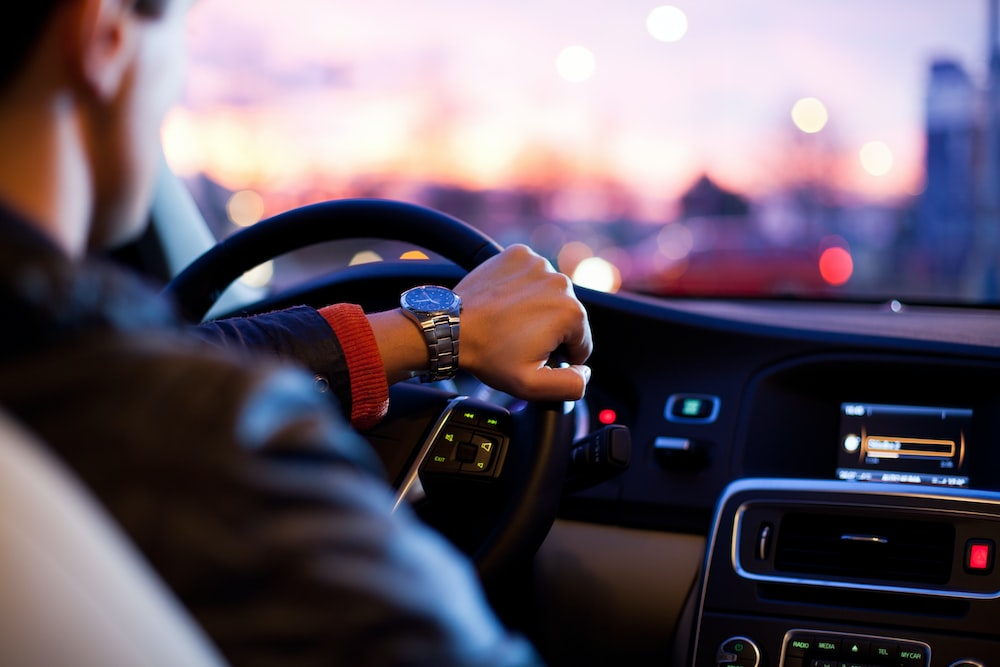
#> input picture T2.jpg, 1000 x 667 px
$ python -i Graphs.py   (imports and definitions only)   (older library calls are emulated)
#> lines starting #> are read from the running program, lines starting #| are printed output that depends on the picture
# -*- coding: utf-8 -*-
"""
Created on Tue Feb  1 15:28:39 2022

@author: Sagar
"""

def Graphs():
    import tkinter as tk

    import pandas as pd
    from PIL import Image,ImageTk
    from tkinter import ttk


    root= tk.Tk()
    '''root = tk.Toplevel()'''
    root.title("Traffic Prediction ")

    w,h = root.winfo_screenwidth(), root.winfo_screenheight()
    root.geometry("%dx%d+0+0"%(w,h))

    image4 =Image.open('T2.jpg')
#> image4 is the input picture: PIL image 1000x667 RGB; mean R, G, B 101.5, 90.1, 102.7
    image4 =image4.resize((900,900), Image.ANTIALIAS)
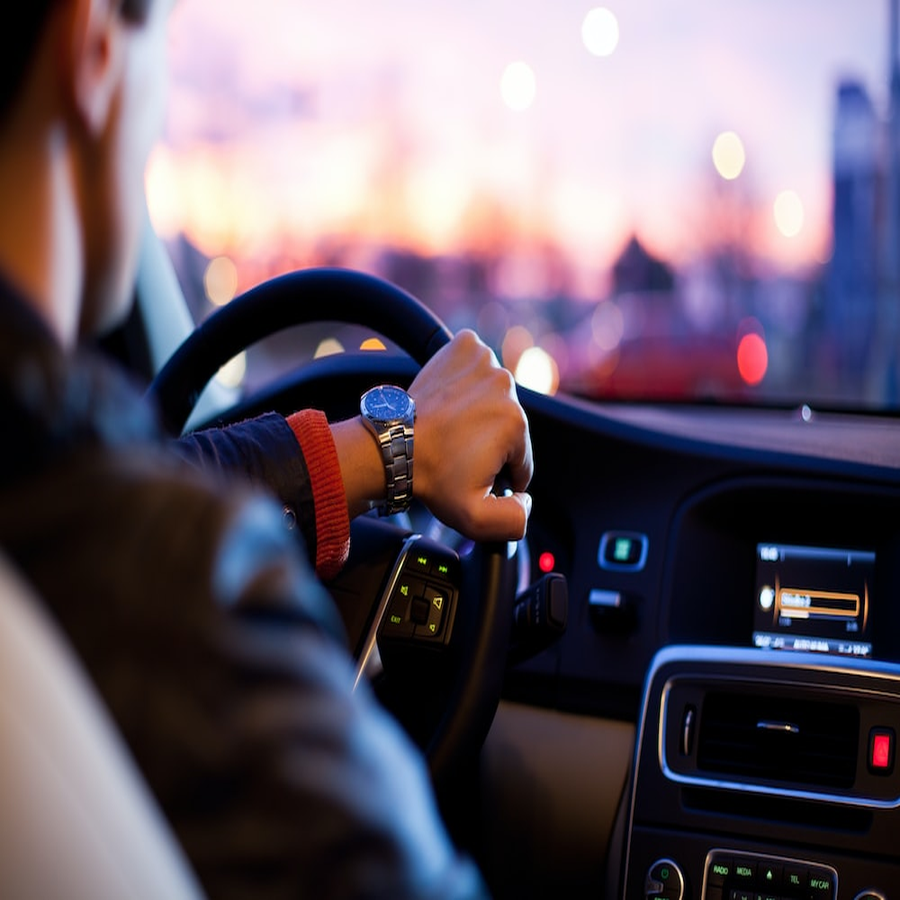
#> image4: PIL image 900x900 RGB; mean R, G, B 101.5, 90.1, 102.7

    background_image=ImageTk.PhotoImage(image4)
    background_label = tk.Label(root, image=background_image)
    background_label.image=background_image
    background_label.place(x=0, y=0)


    #############################################

    image4 =Image.open('Correlation.png')
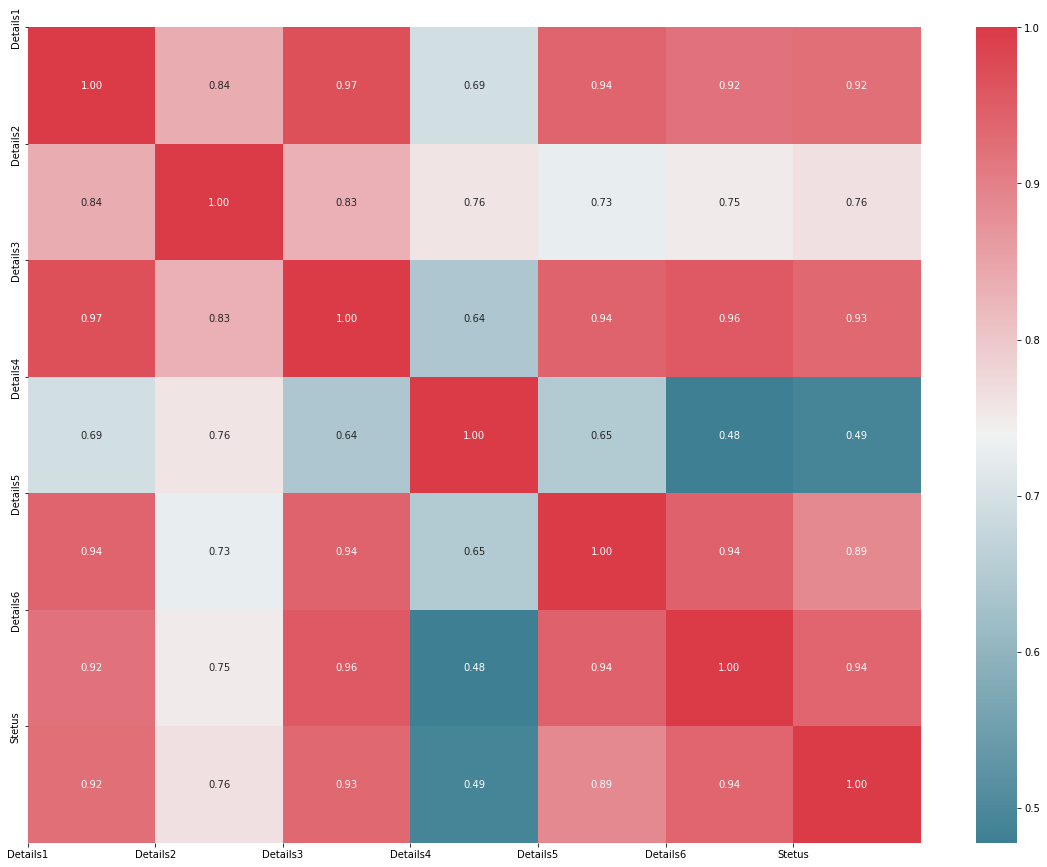
#> input picture Correlation.png, 1047 x 867 px
#> image4 is the input picture: PIL image 1047x867 RGBA; mean R, G, B, A 215, 157.8, 164.8, 255
    image4 =image4.resize((360,260), Image.ANTIALIAS)
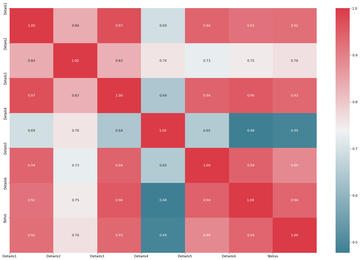
#> image4: PIL image 360x260 RGBA; mean R, G, B, A 214.9, 157.7, 164.7, 255

    background_image=ImageTk.PhotoImage(image4)
    background_label = tk.Label(root, image=background_image)
    background_label.image=background_image
    background_label.place(x=1000, y=400)


    ######################################################
    image4 =Image.open('Accuracy.png')
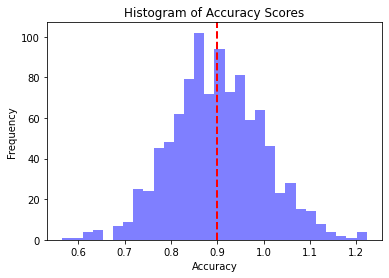
#> input picture Accuracy.png, 389 x 278 px
#> image4 is the input picture: PIL image 389x278 RGBA; mean R, G, B, A 226.2, 225.5, 249.6, 255
    image4 =image4.resize((360,260), Image.ANTIALIAS)
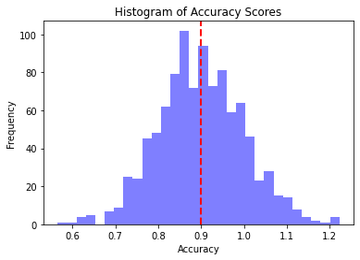
#> image4: PIL image 360x260 RGBA; mean R, G, B, A 225.5, 224.8, 248.9, 255

    background_image=ImageTk.PhotoImage(image4)
    background_label = tk.Label(root, image=background_image)
    background_label.image=background_image
    background_label.place(x=1000, y=100)

    # [40 lines of commented-out code are left out]

    root.mainloop()


# [1 line not run here, left out]


>>> result = Graphs()
